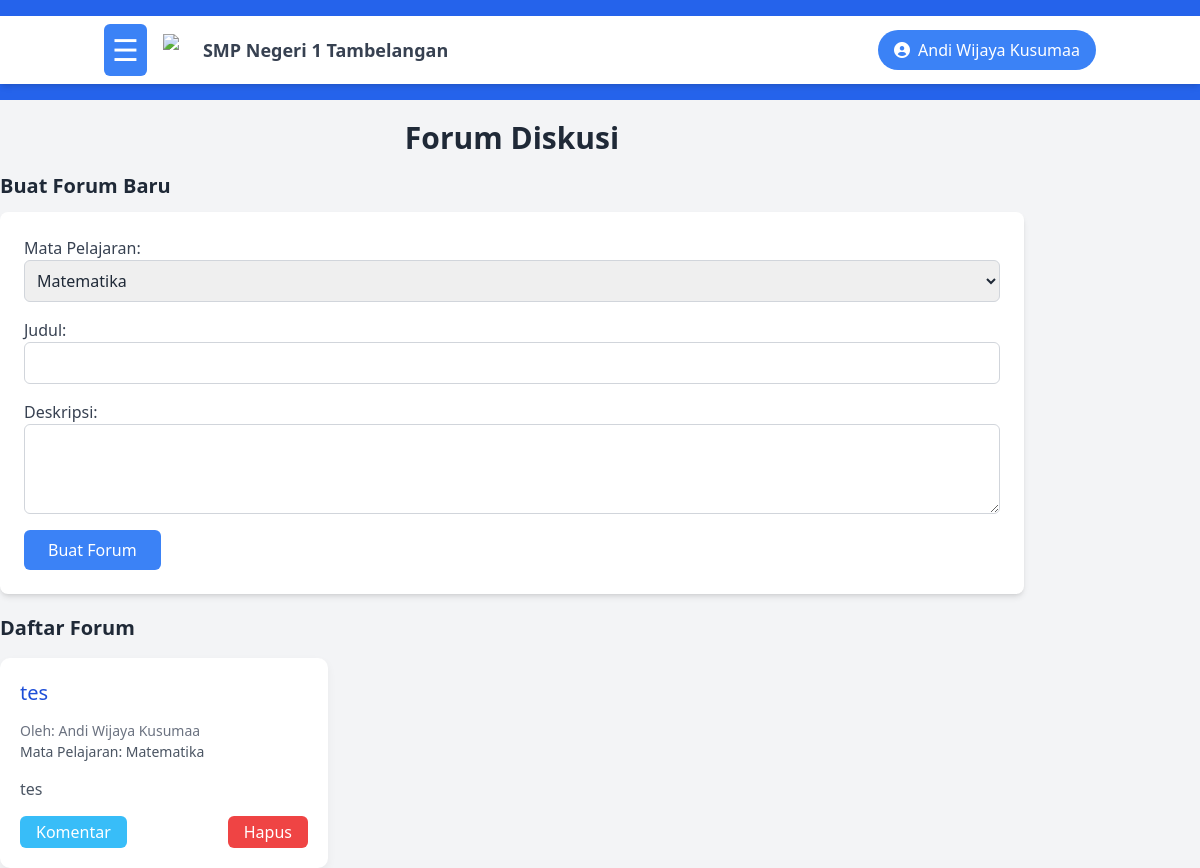
Screenshot of /dashboard/siswa/forum.php (signed in) with the database file from the repository.
### tables this page shows
CREATE TABLE `forum` (
  `id_forum` int NOT NULL,
  `mata_pelajaran_id` int NOT NULL,
  `judul` varchar(200) NOT NULL,
  `deskripsi` text NOT NULL,
  `dibuat_oleh` int NOT NULL,
  `tanggal_dibuat` datetime DEFAULT CURRENT_TIMESTAMP
);

CREATE TABLE `siswa` (
  `id_siswa` int NOT NULL,
  `nis` varchar(15) NOT NULL,
  `nama_lengkap` varchar(100) NOT NULL,
  `kelas_id` int NOT NULL,
  `alamat` text,
  `tanggal_lahir` date DEFAULT NULL,
  `no_telp` varchar(15) DEFAULT NULL,
  `username` varchar(50) NOT NULL,
  `password` varchar(255) NOT NULL,
  `jenis_kelamin` enum('laki-laki','perempuan') NOT NULL,
  `photo` varchar(255) DEFAULT NULL,
  `ekstra_id` int DEFAULT NULL
);

CREATE TABLE `mata_pelajaran` (
  `id_mata_pelajaran` int NOT NULL,
  `nama_pelajaran` varchar(100) NOT NULL
);

### dashboard/siswa/forum.php (the view, shortened to what this page needs)
<?php
include '../../koneksi.php';
$query = "SELECT * FROM mata_pelajaran";
$result = mysqli_query($conn, $query);
$mataPelajaran = mysqli_fetch_all($result, MYSQLI_ASSOC);
$query = "SELECT f.*, s.nama_lengkap, mp.nama_pelajaran
          FROM forum f
          JOIN siswa s ON f.dibuat_oleh = s.id_siswa
          JOIN mata_pelajaran mp ON f.mata_pelajaran_id = mp.id_mata_pelajaran";
$result = mysqli_query($conn, $query);
$forums = mysqli_fetch_all($result, MYSQLI_ASSOC);
?>
<!DOCTYPE html>
<html lang="id">
<head>
    <script src="https://cdn.tailwindcss.com"></script>
</head>
<body class="bg-gray-100 text-gray-800">
    <header id="header" class="bg-blue-600 text-white py-4 transition-all duration-300">
        <?php include '../../layout/header.php'; ?>
    </header>
    <div class="container mt-5">
        <h1 class="text-center mb-4 text-3xl font-semibold">Forum Diskusi</h1>
        <div class="mb-5">
            <h2 class="text-xl font-semibold mb-3">Buat Forum Baru</h2>
            <form action="buat_forum.php" method="POST" class="bg-white p-6 rounded-lg shadow-md">
                <div class="mb-4">
                    <label for="mata_pelajaran_id" class="form-label text-gray-700">Mata Pelajaran:</label>
                    <select name="mata_pelajaran_id" class="form-select block w-full p-2 border border-gray-300 rounded-md" required>
                        <?php foreach ($mataPelajaran as $mp): ?>
                            <option value="<?= $mp['id_mata_pelajaran'] ?>"><?= $mp['nama_pelajaran'] ?></option>
                        <?php endforeach; ?>
                    </select>
                </div>
                <div class="mb-4">
                    <label for="judul" class="form-label text-gray-700">Judul:</label>
                    <input type="text" name="judul" class="form-control block w-full p-2 border border-gray-300 rounded-md" required>
                </div>
                <div class="mb-4">
                    <label for="deskripsi" class="form-label text-gray-700">Deskripsi:</label>
                    <textarea name="deskripsi" class="form-control block w-full p-2 border border-gray-300 rounded-md" rows="3" required></textarea>
                </div>
                <button type="submit" class="btn-primary px-6 py-2 rounded-md">Buat Forum</button>
            </form>
        </div>
        <div>
            <h2 class="text-xl font-semibold mb-4">Daftar Forum</h2>
            <div class="forum-container">
    <?php foreach ($forums as $forum): ?>
        <div class="forum-item">
            <h3><?= htmlspecialchars($forum['judul']) ?></h3>
            <small class="text-sm text-gray-600">Oleh: <?= htmlspecialchars($forum['nama_lengkap']) ?></small>
            <p class="text-sm text-gray-500">Mata Pelajaran: <?= htmlspecialchars($forum['nama_pelajaran']) ?></p>
            <p><?= htmlspecialchars($forum['deskripsi']) ?></p>
            <div class="btn-container">
                <a href="komentar.php?id=<?= $forum['id_forum'] ?>" class="btn-info px-4 py-1 rounded-md">Komentar</a>
                <form action="hapus_forum.php" method="POST" style="display:inline;" onsubmit="return confirmDelete();">
                    <button type="submit" class="btn-danger px-4 py-1 rounded-md">Hapus</button>
                </form>
            </div>
        </div>
    <?php endforeach; ?>
</div>
        </div>
    </div>
</body>
</html>

### dashboard/siswa/forum.php (style rules this page uses)
.forum-item { transition: transform 0.3s ease, box-shadow 0.3s ease; }
.btn-primary { background-color: #3B82F6; color: white; }
.btn-info { background-color: #38BDF8; color: white; }
.btn-danger { background-color: #EF4444; color: white; }
.forum-container { display: grid; grid-template-columns: repeat(auto-fill, minmax(300px, 1fr)); gap: 20px; }
.forum-item { background-color: #FFFFFF; border-radius: 10px; padding: 20px; box-shadow: 0 4px 10px rgba(0, 0, 0, 0.05); transition: transform 0.3s, box-shadow 0.3s; }
.forum-item h3 { font-size: 1.25rem; margin-bottom: 10px; color: #1D4ED8; }
.forum-item p { margin-bottom: 15px; color: #4B5563; }
.forum-item small { color: #6B7280; }
.btn-container { display: flex; gap: 10px; justify-content: space-between; }

### rows the page displays
forum: judul "tes", dibuat_oleh.nama_lengkap "Andi Wijaya Kusumaa", mata_pelajaran.nama_pelajaran "Matematika", deskripsi "tes"

### other values shown
$_SESSION['nama_lengkap'] "Andi Wijaya Kusumaa"
form field mata_pelajaran_id "Matematika"
